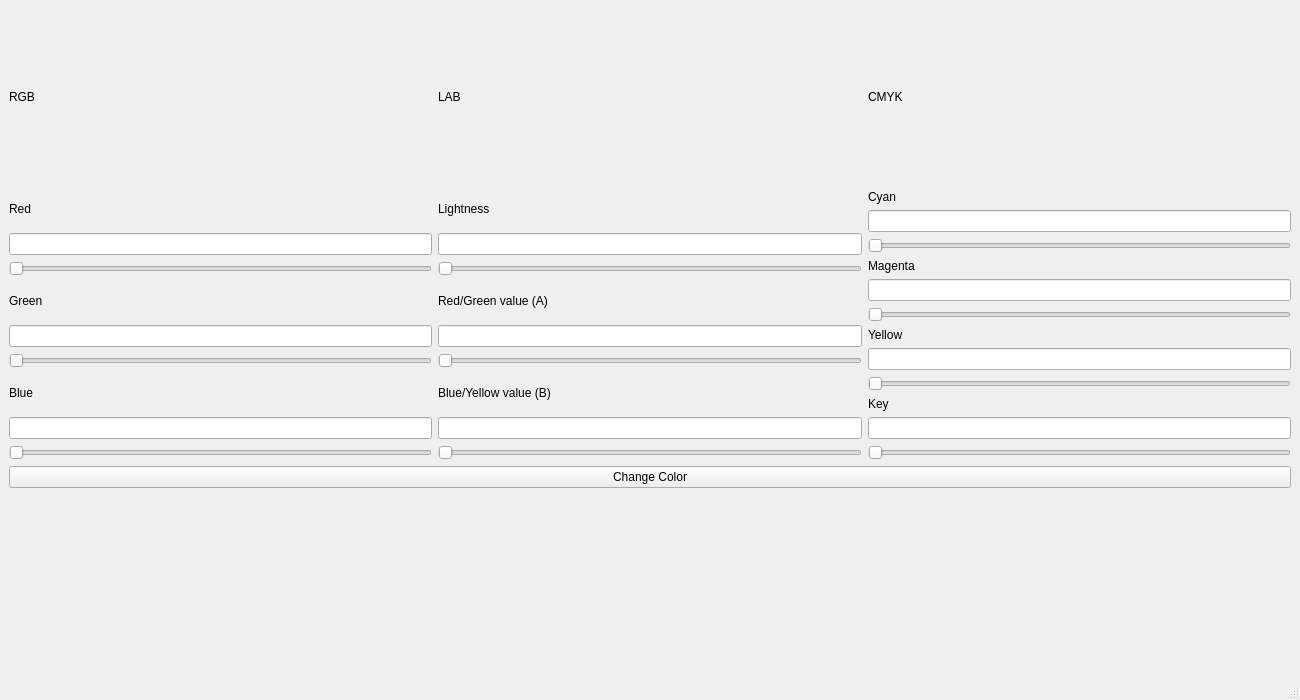
<?xml version="1.0" encoding="UTF-8"?>
<ui version="4.0">
 <class>Colors</class>
 <widget class="QMainWindow" name="Colors">
  <property name="geometry">
   <rect>
    <x>0</x>
    <y>0</y>
    <width>1300</width>
    <height>700</height>
   </rect>
  </property>
  <property name="windowTitle">
   <string>Colors</string>
  </property>
  <widget class="QWidget" name="centralwidget">
   <layout class="QGridLayout" name="gridLayout">
    <item row="0" column="0">
     <widget class="QLabel" name="label_5">
      <property name="text">
       <string>RGB</string>
      </property>
     </widget>
    </item>
    <item row="0" column="1">
     <widget class="QLabel" name="label_6">
      <property name="text">
       <string>LAB</string>
      </property>
     </widget>
    </item>
    <item row="0" column="2">
     <widget class="QLabel" name="label_7">
      <property name="text">
       <string>CMYK</string>
      </property>
     </widget>
    </item>
    <item row="1" column="0">
     <layout class="QHBoxLayout" name="horizontalLayout">
      <item>
       <layout class="QVBoxLayout" name="verticalLayout">
        <item>
         <widget class="QLabel" name="label">
          <property name="text">
           <string>Red</string>
          </property>
         </widget>
        </item>
        <item>
         <widget class="QLineEdit" name="lineEdit"/>
        </item>
        <item>
         <widget class="QSlider" name="horizontalSlider">
          <property name="orientation">
           <enum>Qt::Horizontal</enum>
          </property>
         </widget>
        </item>
        <item>
         <widget class="QLabel" name="label_2">
          <property name="text">
           <string>Green</string>
          </property>
         </widget>
        </item>
        <item>
         <widget class="QLineEdit" name="lineEdit_2"/>
        </item>
        <item>
         <widget class="QSlider" name="horizontalSlider_2">
          <property name="orientation">
           <enum>Qt::Horizontal</enum>
          </property>
         </widget>
        </item>
        <item>
         <widget class="QLabel" name="label_3">
          <property name="text">
           <string>Blue</string>
          </property>
         </widget>
        </item>
        <item>
         <widget class="QLineEdit" name="lineEdit_3"/>
        </item>
        <item>
         <widget class="QSlider" name="horizontalSlider_3">
          <property name="orientation">
           <enum>Qt::Horizontal</enum>
          </property>
         </widget>
        </item>
       </layout>
      </item>
     </layout>
    </item>
    <item row="1" column="1">
     <layout class="QVBoxLayout" name="verticalLayout_2">
      <item>
       <widget class="QLabel" name="label_8">
        <property name="text">
         <string>Lightness</string>
        </property>
       </widget>
      </item>
      <item>
       <widget class="QLineEdit" name="lineEdit_4"/>
      </item>
      <item>
       <widget class="QSlider" name="horizontalSlider_4">
        <property name="orientation">
         <enum>Qt::Horizontal</enum>
        </property>
       </widget>
      </item>
      <item>
       <widget class="QLabel" name="label_9">
        <property name="text">
         <string>Red/Green value (A)</string>
        </property>
       </widget>
      </item>
      <item>
       <widget class="QLineEdit" name="lineEdit_5"/>
      </item>
      <item>
       <widget class="QSlider" name="horizontalSlider_5">
        <property name="orientation">
         <enum>Qt::Horizontal</enum>
        </property>
       </widget>
      </item>
      <item>
       <widget class="QLabel" name="label_10">
        <property name="text">
         <string>Blue/Yellow value (B)</string>
        </property>
       </widget>
      </item>
      <item>
       <widget class="QLineEdit" name="lineEdit_6"/>
      </item>
      <item>
       <widget class="QSlider" name="horizontalSlider_6">
        <property name="orientation">
         <enum>Qt::Horizontal</enum>
        </property>
       </widget>
      </item>
     </layout>
    </item>
    <item row="1" column="2">
     <layout class="QVBoxLayout" name="verticalLayout_3">
      <item>
       <widget class="QLabel" name="label_11">
        <property name="text">
         <string>Cyan</string>
        </property>
       </widget>
      </item>
      <item>
       <widget class="QLineEdit" name="lineEdit_7"/>
      </item>
      <item>
       <widget class="QSlider" name="horizontalSlider_7">
        <property name="orientation">
         <enum>Qt::Horizontal</enum>
        </property>
       </widget>
      </item>
      <item>
       <widget class="QLabel" name="label_12">
        <property name="text">
         <string>Magenta</string>
        </property>
       </widget>
      </item>
      <item>
       <widget class="QLineEdit" name="lineEdit_8"/>
      </item>
      <item>
       <widget class="QSlider" name="horizontalSlider_8">
        <property name="orientation">
         <enum>Qt::Horizontal</enum>
        </property>
       </widget>
      </item>
      <item>
       <widget class="QLabel" name="label_13">
        <property name="text">
         <string>Yellow</string>
        </property>
       </widget>
      </item>
      <item>
       <widget class="QLineEdit" name="lineEdit_9"/>
      </item>
      <item>
       <widget class="QSlider" name="horizontalSlider_9">
        <property name="orientation">
         <enum>Qt::Horizontal</enum>
        </property>
       </widget>
      </item>
      <item>
       <widget class="QLabel" name="label_14">
        <property name="text">
         <string>Key</string>
        </property>
       </widget>
      </item>
      <item>
       <widget class="QLineEdit" name="lineEdit_10"/>
      </item>
      <item>
       <widget class="QSlider" name="horizontalSlider_10">
        <property name="orientation">
         <enum>Qt::Horizontal</enum>
        </property>
       </widget>
      </item>
     </layout>
    </item>
    <item row="2" column="0" colspan="3">
     <widget class="QPushButton" name="pushButton">
      <property name="text">
       <string>Change Color</string>
      </property>
     </widget>
    </item>
    <item row="3" column="0" colspan="3">
     <widget class="QLabel" name="label_15">
      <property name="text">
       <string/>
      </property>
     </widget>
    </item>
   </layout>
   <widget class="QLabel" name="label_4">
    <property name="geometry">
     <rect>
      <x>500</x>
      <y>150</y>
      <width>221</width>
      <height>271</height>
     </rect>
    </property>
    <property name="text">
     <string/>
    </property>
   </widget>
  </widget>
  <widget class="QMenuBar" name="menubar">
   <property name="geometry">
    <rect>
     <x>0</x>
     <y>0</y>
     <width>1300</width>
     <height>25</height>
    </rect>
   </property>
  </widget>
  <widget class="QStatusBar" name="statusbar"/>
 </widget>
 <resources/>
 <connections/>
</ui>
